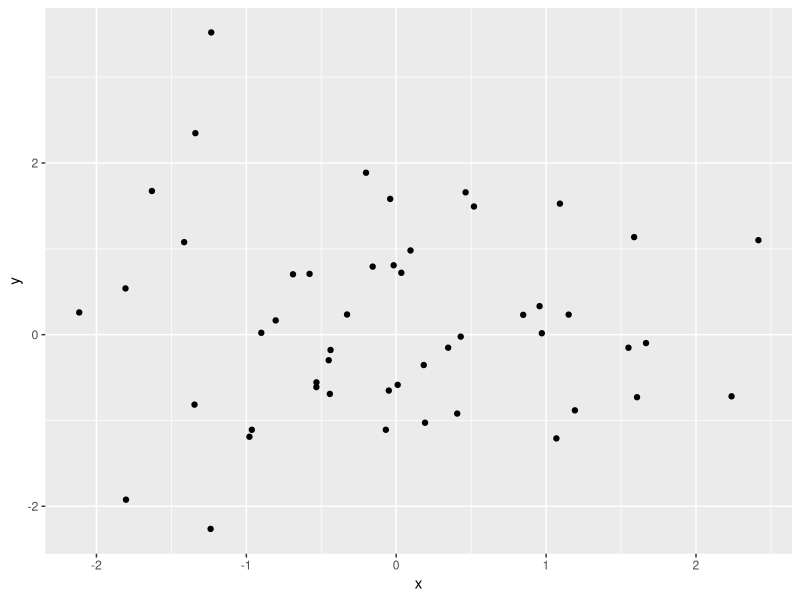

Generate this figure with R:
## Ref: https://ggplot2.tidyverse.org/reference/geom_point.html

#### Presetting ####
rm(list = ls()) # Clean variable ##* Comment out if Run All
# memory.limit(150000)


#### Load packages ####
if(!require("ggplot2")) install.packages("ggplot2"); library(ggplot2)


#### Load Data ####
data <- data.frame(
  x = rnorm(50),
  y = rnorm(50)
)

#### Visualization ####
p <- ggplot(data, aes(x=x, y=y)) +
  geom_point() +
  stat_summary(fun.data=mean_sdl, fun.args = list(mult=1), geom="errorbar", color="red")
print(p)



